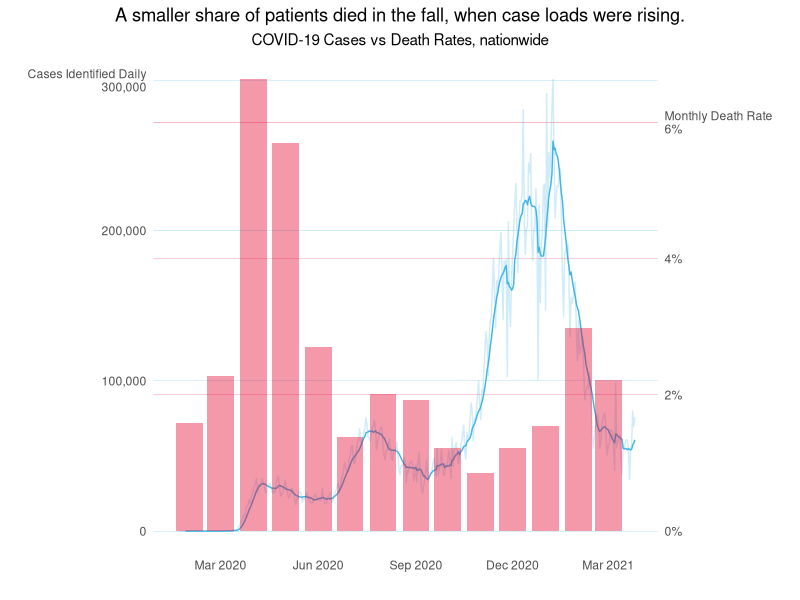
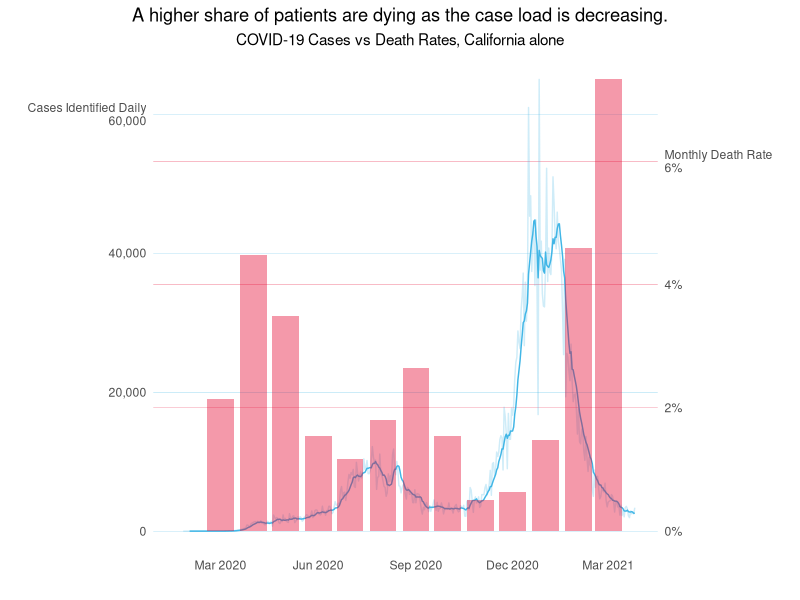

Generate these figures, in order, with R:
## ---- chunk 1
knitr::opts_chunk$set(echo = TRUE,
                      warning = FALSE,
                      message = FALSE)

library("tidyverse")
library("lubridate")
library("zoo") # used to calculate rolling averages, as suggested by https://stackoverflow.com/a/44205643
## ---- chunk 2
data <- read_csv("hw1-data.csv") %>%
  arrange(date) %>%
  group_by(state) %>%
  mutate(new_cases = cases - lag(cases),
         new_deaths = deaths - lag(deaths),
         rolling_average_cases = rollmean(new_cases, 7, fill = NA_real_, align = "right"),
         rolling_average_deaths = rollmean(new_deaths, 7, fill = NA_real_, align = "right"),
         death_percent = new_deaths / new_cases,
         rolling_average_death_percent = rolling_average_deaths / rolling_average_cases)

# NOTE: new_cases and new_deaths each have a couple dozen negative numbers,
# which is likely a result of governments retroactively changing their reporting
# practices without retroactively updating the old observations.
# 
# California only has one day with a negative new death count (September 20), 
# and it's only -5, so I don't expect it to have much impact on the data.
# The US as a whole has no negative days, but I am not sure whether that's
# because the federal government had consistent reporting standards throughout
# the period, because the federal government's data were retroactively updated,
# or because there is such a large national population that any retroactive
# negative adjustments are masked by new cases.
# 
# I am choosing to ignore this finding for the purpose of the assignment,
# but if there were a wider use case for the chart, we would want to take the
# time to understand the causes of these adjustments and try to correct for them.
## ---- chunk 3
data %>%
  group_by(state) %>%
  summarise() %>%
  nrow()
## ---- chunk 4
data %>%
  group_by(state) %>%
  summarise() %>%
  arrange(state) %>%
  knitr::kable()
## ---- chunk 5
us_data_cases <- data %>%
  filter(state == "USA")

us_data_deaths <- data %>%
  filter(state == "USA") %>%
  mutate(year = year(date),
         month = month(date)) %>%
  group_by(year, month) %>%
  summarise(death_percent = sum(new_deaths) / sum(new_cases)) %>%
  mutate(date = ymd(paste(year, month, "01", sep = "-")))

# dual Y axis solution inspired by: https://stackoverflow.com/a/51844068
us_scale_factor <- max(us_data_cases$new_cases, na.rm = TRUE) / max(us_data_deaths$death_percent, na.rm = TRUE)

us_data_cases %>%
  ggplot(mapping = aes(x = date)) +
  geom_line(mapping = aes(y = new_cases),
            color = "#41B6E6",
            alpha = 0.25) +
  geom_line(mapping = aes(y = rolling_average_cases),
            color = "#41B6E6") +
  geom_col(data = us_data_deaths,
           mapping = aes(y = death_percent * us_scale_factor),
           fill = "#E4002B",
           alpha = 0.4) +
  scale_x_date(name = "",
               date_breaks = "3 months",
               date_labels = "%b %Y") +
  scale_y_continuous(name = "",
                     breaks = c(0, 100000, 200000, 300000),
                     minor_breaks = c(0.0, 0.02, 0.04, 0.06) * us_scale_factor,
                     labels = c("0", "100,000", "200,000", "Cases Identified Daily\n300,000"),
                     sec.axis = sec_axis(trans = ~./us_scale_factor,
                                         name = "",
                                         breaks = c(0.0, 0.02, 0.04, 0.06),
                                         labels = c("0%", "2%", "4%", "Monthly Death Rate\n6%"))) +
  theme_minimal() +
  theme(panel.grid.major.y = element_line(color = "#41B6E6", size = 0.075),
        panel.grid.minor.y = element_line(color = "#E4002B", size = 0.075),
        panel.grid.major.x = element_blank(),
        panel.grid.minor.x = element_blank(),
        plot.title = element_text(hjust = 0.5),
        plot.subtitle = element_text(hjust = 0.5),
        plot.title.position = "plot") +
  labs(title = "A smaller share of patients died in the fall, when case loads were rising.",
       subtitle = "COVID-19 Cases vs Death Rates, nationwide")
## ---- chunk 6
ca_data_cases <- data %>%
  filter(state == "California")

ca_data_deaths <- data %>%
  filter(state == "California") %>%
  mutate(year = year(date),
         month = month(date)) %>%
  group_by(year, month) %>%
  summarise(death_percent = sum(new_deaths) / sum(new_cases)) %>%
  mutate(date = ymd(paste(year, month, "01", sep = "-")))

# dual Y axis solution inspired by: https://stackoverflow.com/a/51844068
ca_scale_factor <- max(ca_data_cases$new_cases, na.rm = TRUE) / max(ca_data_deaths$death_percent, na.rm = TRUE)

ca_data_cases %>%
  ggplot(mapping = aes(x = date)) +
  geom_line(mapping = aes(y = new_cases),
            color = "#41B6E6",
            alpha = 0.25) +
  geom_line(mapping = aes(y = rolling_average_cases),
            color = "#41B6E6") +
  geom_col(data = ca_data_deaths,
           mapping = aes(y = death_percent * ca_scale_factor),
           fill = "#E4002B",
           alpha = 0.4) +
  scale_x_date(name = "",
               date_breaks = "3 months",
               date_labels = "%b %Y") +
  scale_y_continuous(name = "",
                     breaks = c(0, 20000, 40000, 60000),
                     minor_breaks = c(0.0, 0.02, 0.04, 0.06) * ca_scale_factor,
                     labels = c("0", "20,000", "40,000", "Cases Identified Daily\n60,000"),
                     sec.axis = sec_axis(trans = ~./ca_scale_factor,
                                         name = "",
                                         breaks = c(0.0, 0.02, 0.04, 0.06),
                                         labels = c("0%", "2%", "4%", "Monthly Death Rate\n6%"))) +
  theme_minimal() +
  theme(panel.grid.major.y = element_line(color = "#41B6E6", size = 0.075),
        panel.grid.minor.y = element_line(color = "#E4002B", size = 0.075),
        panel.grid.major.x = element_blank(),
        panel.grid.minor.x = element_blank(),
        plot.title = element_text(hjust = 0.5),
        plot.subtitle = element_text(hjust = 0.5),
        plot.title.position = "plot") +
  labs(title = "A higher share of patients are dying as the case load is decreasing.",
       subtitle = "COVID-19 Cases vs Death Rates, California alone")
